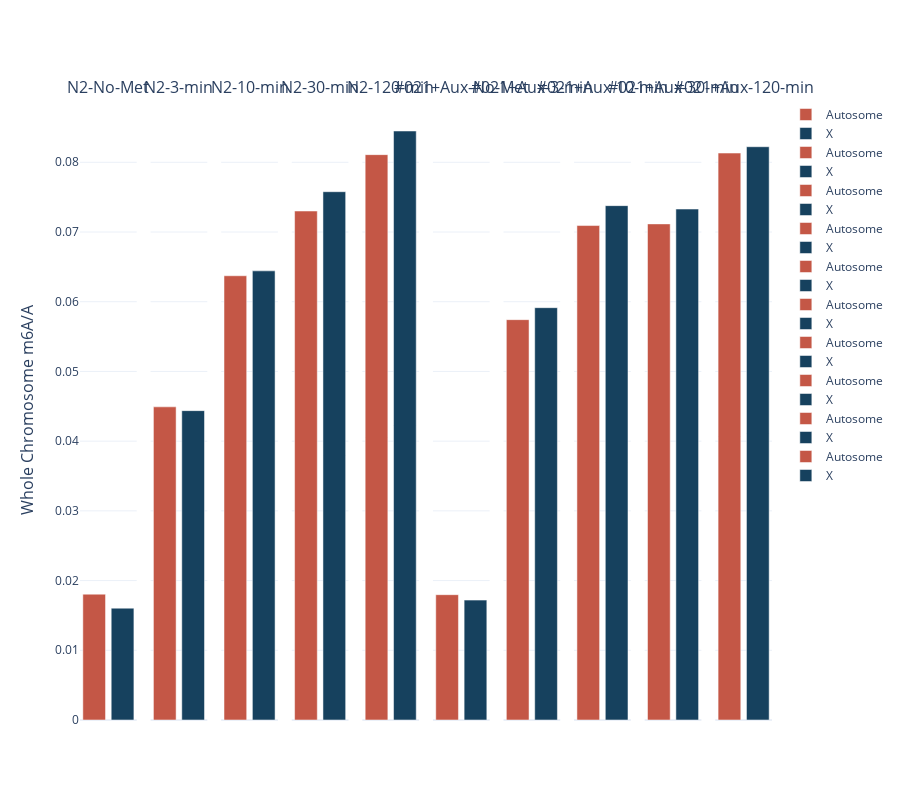

Write notebook code for a chart like this one.
### Code cell
# Plot the boxplot
marker_colors =["#c45746","#16415e"]

fig = make_subplots(rows=1, cols=len(conditions),
                y_title = "Whole Chromosome m6A/A",
                shared_yaxes=True,
                subplot_titles=(conditions))

for i in range(0,len(conditions)):
    tube_df = combined_regions.loc[combined_regions['condition']==conditions[i]]
    chr_type = "Autosome"
    df_plot=tube_df.loc[tube_df['chr_type']==chr_type]
    df_plot=tube_df.sample(frac=17/100,replace=False,random_state=1)
    m6A_frac_tube = [df_plot['total_m6A'].sum()/df_plot['total_bases'].sum()]
    print(m6A_frac_tube)
    trace0 = go.Bar(x=df_plot['condition']+" ", y=m6A_frac_tube,
                         name=chr_type, marker_color =marker_colors[0])

    chr_type = "X"
    df_plot=tube_df.loc[tube_df['chr_type']==chr_type]
    m6A_frac_tube = [df_plot['total_m6A'].sum()/df_plot['total_bases'].sum()]
    trace1 = go.Bar(x=df_plot['condition'], y=m6A_frac_tube,
                         name=chr_type, marker_color =marker_colors[1])

    fig.append_trace(trace0, row = 1, col = i+1)
    fig.append_trace(trace1, row = 1, col = i+1)
    
fig['layout'].update(height = 800)
fig.update_layout(template="plotly_white")
fig.update_xaxes(showticklabels=False)
#fig.update_yaxes(range=[0.7, 1.3])
    
#fig.update_layout(boxmode='group', xaxis_tickangle=0)
fig.show()

### Figure 1 — Plotly figure (JSON) as saved in the notebook; plotly's stock layout.template omitted (floating-point values rounded to 4 significant figures)
{"data": [{"marker": {"color": "#c45746"}, "name": "Autosome", "type": "bar", "x": ["N2-No-Met ", "N2-No-Met ", "N2-No-Met ", "N2-No-Met ", "N2-No-Met ", "N2-No-Met ", "N2-No-Met ", "N2-No-Met ", "N2-No-Met ", "N2-No-Met ", "N2-No-Met ", "N2-No-Met ", "N2-No-Met ", "N2-No-Met ", "N2-No-Met ", "N2-No-Met ", "N2-No-Met ", "N2-No-Met ", "N2-No-Met ", "N2-No-Met ", "N2-No-Met ", "N2-No-Met ", "N2-No-Met ", "N2-No-Met ", "N2-No-Met ", "N2-No-Met ", "N2-No-Met ", "N2-No-Met ", "N2-No-Met ", "N2-No-Met ", "N2-No-Met ", "N2-No-Met ", "N2-No-Met ", "N2-No-Met ", "N2-No-Met ", "N2-No-Met ", "N2-No-Met ", "N2-No-Met ", "N2-No-Met ", "N2-No-Met ", "N2-No-Met ", "N2-No-Met ", "N2-No-Met ", "N2-No-Met ", "N2-No-Met ", "N2-No-Met ", "N2-No-Met ", "N2-No-Met ", "N2-No-Met ", "N2-No-Met ", "N2-No-Met ", "N2-No-Met ", "N2-No-Met ", "N2-No-Met ", "N2-No-Met ", "N2-No-Met ", "N2-No-Met ", "N2-No-Met ", "N2-No-Met ", "N2-No-Met ", "N2-No-Met ", "N2-No-Met ", "N2-No-Met ", "N2-No-Met ", "N2-No-Met ", "N2-No-Met ", "N2-No-Met ", "N2-No-Met ", "N2-No-Met ", "N2-No-Met ", "N2-No-Met ", "N2-No-Met ", "N2-No-Met ", "N2-No-Met ", "N2-No-Met ", "N2-No-Met ", "N2-No-Met ", "N2-No-Met ", "N2-No-Met ", "N2-No-Met ", "N2-No-Met ", "N2-No-Met ", "N2-No-Met ", "N2-No-Met ", "N2-No-Met ", "N2-No-Met "], "xaxis": "x", "y": [0.01805], "yaxis": "y"}, {"marker": {"color": "#16415e"}, "name": "X", "type": "bar", "x": ["N2-No-Met", "N2-No-Met", "N2-No-Met", "N2-No-Met", "N2-No-Met", "N2-No-Met", "N2-No-Met", "N2-No-Met", "N2-No-Met", "N2-No-Met", "N2-No-Met", "N2-No-Met", "N2-No-Met", "N2-No-Met", "N2-No-Met", "N2-No-Met", "N2-No-Met", "N2-No-Met", "N2-No-Met", "N2-No-Met", "N2-No-Met", "N2-No-Met", "N2-No-Met", "N2-No-Met", "N2-No-Met", "N2-No-Met", "N2-No-Met", "N2-No-Met", "N2-No-Met", "N2-No-Met", "N2-No-Met", "N2-No-Met", "N2-No-Met", "N2-No-Met", "N2-No-Met", "N2-No-Met", "N2-No-Met", "N2-No-Met", "N2-No-Met", "N2-No-Met", "N2-No-Met", "N2-No-Met", "N2-No-Met", "N2-No-Met", "N2-No-Met", "N2-No-Met", "N2-No-Met", "N2-No-Met", "N2-No-Met", "N2-No-Met", "N2-No-Met", "N2-No-Met", "N2-No-Met", "N2-No-Met", "N2-No-Met", "N2-No-Met", "N2-No-Met", "N2-No-Met", "N2-No-Met", "N2-No-Met", "N2-No-Met", "N2-No-Met", "N2-No-Met", "N2-No-Met", "N2-No-Met", "N2-No-Met", "N2-No-Met", "N2-No-Met", "N2-No-Met", "N2-No-Met", "N2-No-Met", "N2-No-Met", "N2-No-Met", "N2-No-Met", "N2-No-Met", "N2-No-Met", "N2-No-Met", "N2-No-Met", "N2-No-Met", "N2-No-Met", "N2-No-Met", "N2-No-Met", "N2-No-Met", "N2-No-Met", "N2-No-Met", "N2-No-Met", "N2-No-Met", "N2-No-Met", "N2-No-Met"], "xaxis": "x", "y": [0.01604], "yaxis": "y"}, {"marker": {"color": "#c45746"}, "name": "Autosome", "type": "bar", "x": ["N2-3-min ", "N2-3-min ", "N2-3-min ", "N2-3-min ", "N2-3-min ", "N2-3-min ", "N2-3-min ", "N2-3-min ", "N2-3-min ", "N2-3-min ", "N2-3-min ", "N2-3-min ", "N2-3-min ", "N2-3-min ", "N2-3-min ", "N2-3-min ", "N2-3-min ", "N2-3-min ", "N2-3-min ", "N2-3-min ", "N2-3-min ", "N2-3-min ", "N2-3-min ", "N2-3-min ", "N2-3-min ", "N2-3-min ", "N2-3-min ", "N2-3-min ", "N2-3-min ", "N2-3-min ", "N2-3-min ", "N2-3-min ", "N2-3-min ", "N2-3-min ", "N2-3-min ", "N2-3-min ", "N2-3-min ", "N2-3-min ", "N2-3-min ", "N2-3-min ", "N2-3-min ", "N2-3-min ", "N2-3-min ", "N2-3-min ", "N2-3-min ", "N2-3-min ", "N2-3-min ", "N2-3-min ", "N2-3-min ", "N2-3-min ", "N2-3-min ", "N2-3-min ", "N2-3-min ", "N2-3-min ", "N2-3-min ", "N2-3-min ", "N2-3-min ", "N2-3-min ", "N2-3-min ", "N2-3-min ", "N2-3-min ", "N2-3-min ", "N2-3-min ", "N2-3-min ", "N2-3-min ", "N2-3-min ", "N2-3-min ", "N2-3-min ", "N2-3-min ", "N2-3-min ", "N2-3-min ", "N2-3-min ", "N2-3-min ", "N2-3-min ", "N2-3-min ", "N2-3-min ", "N2-3-min ", "N2-3-min ", "N2-3-min ", "N2-3-min ", "N2-3-min ", "N2-3-min ", "N2-3-min ", "N2-3-min ", "N2-3-min ", "N2-3-min "], "xaxis": "x2", "y": [0.04492], "yaxis": "y2"}, {"marker": {"color": "#16415e"}, "name": "X", "type": "bar", "x": ["N2-3-min", "N2-3-min", "N2-3-min", "N2-3-min", "N2-3-min", "N2-3-min", "N2-3-min", "N2-3-min", "N2-3-min", "N2-3-min", "N2-3-min", "N2-3-min", "N2-3-min", "N2-3-min", "N2-3-min", "N2-3-min", "N2-3-min", "N2-3-min", "N2-3-min", "N2-3-min", "N2-3-min", "N2-3-min", "N2-3-min", "N2-3-min", "N2-3-min", "N2-3-min", "N2-3-min", "N2-3-min", "N2-3-min", "N2-3-min", "N2-3-min", "N2-3-min", "N2-3-min", "N2-3-min", "N2-3-min", "N2-3-min", "N2-3-min", "N2-3-min", "N2-3-min", "N2-3-min", "N2-3-min", "N2-3-min", "N2-3-min", "N2-3-min", "N2-3-min", "N2-3-min", "N2-3-min", "N2-3-min", "N2-3-min", "N2-3-min", "N2-3-min", "N2-3-min", "N2-3-min", "N2-3-min", "N2-3-min", "N2-3-min", "N2-3-min", "N2-3-min", "N2-3-min", "N2-3-min", "N2-3-min", "N2-3-min", "N2-3-min", "N2-3-min", "N2-3-min", "N2-3-min", "N2-3-min", "N2-3-min", "N2-3-min", "N2-3-min", "N2-3-min", "N2-3-min", "N2-3-min", "N2-3-min", "N2-3-min", "N2-3-min", "N2-3-min", "N2-3-min", "N2-3-min", "N2-3-min", "N2-3-min", "N2-3-min", "N2-3-min", "N2-3-min", "N2-3-min", "N2-3-min", "N2-3-min", "N2-3-min", "N2-3-min"], "xaxis": "x2", "y": [0.04438], "yaxis": "y2"}, {"marker": {"color": "#c45746"}, "name": "Autosome", "type": "bar", "x": ["N2-10-min ", "N2-10-min ", "N2-10-min ", "N2-10-min ", "N2-10-min ", "N2-10-min ", "N2-10-min ", "N2-10-min ", "N2-10-min ", "N2-10-min ", "N2-10-min ", "N2-10-min ", "N2-10-min ", "N2-10-min ", "N2-10-min ", "N2-10-min ", "N2-10-min ", "N2-10-min ", "N2-10-min ", "N2-10-min ", "N2-10-min ", "N2-10-min ", "N2-10-min ", "N2-10-min ", "N2-10-min ", "N2-10-min ", "N2-10-min ", "N2-10-min ", "N2-10-min ", "N2-10-min ", "N2-10-min ", "N2-10-min ", "N2-10-min ", "N2-10-min ", "N2-10-min ", "N2-10-min ", "N2-10-min ", "N2-10-min ", "N2-10-min ", "N2-10-min ", "N2-10-min ", "N2-10-min ", "N2-10-min ", "N2-10-min ", "N2-10-min ", "N2-10-min ", "N2-10-min ", "N2-10-min ", "N2-10-min ", "N2-10-min ", "N2-10-min ", "N2-10-min ", "N2-10-min ", "N2-10-min ", "N2-10-min ", "N2-10-min ", "N2-10-min ", "N2-10-min ", "N2-10-min ", "N2-10-min ", "N2-10-min ", "N2-10-min ", "N2-10-min ", "N2-10-min ", "N2-10-min ", "N2-10-min ", "N2-10-min ", "N2-10-min ", "N2-10-min ", "N2-10-min ", "N2-10-min ", "N2-10-min ", "N2-10-min ", "N2-10-min ", "N2-10-min ", "N2-10-min ", "N2-10-min ", "N2-10-min ", "N2-10-min ", "N2-10-min ", "N2-10-min ", "N2-10-min ", "N2-10-min ", "N2-10-min ", "N2-10-min ", "N2-10-min "], "xaxis": "x3", "y": [0.06372], "yaxis": "y3"}, {"marker": {"color": "#16415e"}, "name": "X", "type": "bar", "x": ["N2-10-min", "N2-10-min", "N2-10-min", "N2-10-min", "N2-10-min", "N2-10-min", "N2-10-min", "N2-10-min", "N2-10-min", "N2-10-min", "N2-10-min", "N2-10-min", "N2-10-min", "N2-10-min", "N2-10-min", "N2-10-min", "N2-10-min", "N2-10-min", "N2-10-min", "N2-10-min", "N2-10-min", "N2-10-min", "N2-10-min", "N2-10-min", "N2-10-min", "N2-10-min", "N2-10-min", "N2-10-min", "N2-10-min", "N2-10-min", "N2-10-min", "N2-10-min", "N2-10-min", "N2-10-min", "N2-10-min", "N2-10-min", "N2-10-min", "N2-10-min", "N2-10-min", "N2-10-min", "N2-10-min", "N2-10-min", "N2-10-min", "N2-10-min", "N2-10-min", "N2-10-min", "N2-10-min", "N2-10-min", "N2-10-min", "N2-10-min", "N2-10-min", "N2-10-min", "N2-10-min", "N2-10-min", "N2-10-min", "N2-10-min", "N2-10-min", "N2-10-min", "N2-10-min", "N2-10-min", "N2-10-min", "N2-10-min", "N2-10-min", "N2-10-min", "N2-10-min", "N2-10-min", "N2-10-min", "N2-10-min", "N2-10-min", "N2-10-min", "N2-10-min", "N2-10-min", "N2-10-min", "N2-10-min", "N2-10-min", "N2-10-min", "N2-10-min", "N2-10-min", "N2-10-min", "N2-10-min", "N2-10-min", "N2-10-min", "N2-10-min", "N2-10-min", "N2-10-min", "N2-10-min", "N2-10-min", "N2-10-min", "N2-10-min"], "xaxis": "x3", "y": [0.06443], "yaxis": "y3"}, {"marker": {"color": "#c45746"}, "name": "Autosome", "type": "bar", "x": ["N2-30-min ", "N2-30-min ", "N2-30-min ", "N2-30-min ", "N2-30-min ", "N2-30-min ", "N2-30-min ", "N2-30-min ", "N2-30-min ", "N2-30-min ", "N2-30-min ", "N2-30-min ", "N2-30-min ", "N2-30-min ", "N2-30-min ", "N2-30-min ", "N2-30-min ", "N2-30-min ", "N2-30-min ", "N2-30-min ", "N2-30-min ", "N2-30-min ", "N2-30-min ", "N2-30-min ", "N2-30-min ", "N2-30-min ", "N2-30-min ", "N2-30-min ", "N2-30-min ", "N2-30-min ", "N2-30-min ", "N2-30-min ", "N2-30-min ", "N2-30-min ", "N2-30-min ", "N2-30-min ", "N2-30-min ", "N2-30-min ", "N2-30-min ", "N2-30-min ", "N2-30-min ", "N2-30-min ", "N2-30-min ", "N2-30-min ", "N2-30-min ", "N2-30-min ", "N2-30-min ", "N2-30-min ", "N2-30-min ", "N2-30-min ", "N2-30-min ", "N2-30-min ", "N2-30-min ", "N2-30-min ", "N2-30-min ", "N2-30-min ", "N2-30-min ", "N2-30-min ", "N2-30-min ", "N2-30-min ", "N2-30-min ", "N2-30-min ", "N2-30-min ", "N2-30-min ", "N2-30-min ", "N2-30-min ", "N2-30-min ", "N2-30-min ", "N2-30-min ", "N2-30-min ", "N2-30-min ", "N2-30-min ", "N2-30-min ", "N2-30-min ", "N2-30-min ", "N2-30-min ", "N2-30-min ", "N2-30-min ", "N2-30-min ", "N2-30-min ", "N2-30-min ", "N2-30-min ", "N2-30-min ", "N2-30-min ", "N2-30-min ", "N2-30-min "], "xaxis": "x4", "y": [0.07301], "yaxis": "y4"}, {"marker": {"color": "#16415e"}, "name": "X", "type": "bar", "x": ["N2-30-min", "N2-30-min", "N2-30-min", "N2-30-min", "N2-30-min", "N2-30-min", "N2-30-min", "N2-30-min", "N2-30-min", "N2-30-min", "N2-30-min", "N2-30-min", "N2-30-min", "N2-30-min", "N2-30-min", "N2-30-min", "N2-30-min", "N2-30-min", "N2-30-min", "N2-30-min", "N2-30-min", "N2-30-min", "N2-30-min", "N2-30-min", "N2-30-min", "N2-30-min", "N2-30-min", "N2-30-min", "N2-30-min", "N2-30-min", "N2-30-min", "N2-30-min", "N2-30-min", "N2-30-min", "N2-30-min", "N2-30-min", "N2-30-min", "N2-30-min", "N2-30-min", "N2-30-min", "N2-30-min", "N2-30-min", "N2-30-min", "N2-30-min", "N2-30-min", "N2-30-min", "N2-30-min", "N2-30-min", "N2-30-min", "N2-30-min", "N2-30-min", "N2-30-min", "N2-30-min", "N2-30-min", "N2-30-min", "N2-30-min", "N2-30-min", "N2-30-min", "N2-30-min", "N2-30-min", "N2-30-min", "N2-30-min", "N2-30-min", "N2-30-min", "N2-30-min", "N2-30-min", "N2-30-min", "N2-30-min", "N2-30-min", "N2-30-min", "N2-30-min", "N2-30-min", "N2-30-min", "N2-30-min", "N2-30-min", "N2-30-min", "N2-30-min", "N2-30-min", "N2-30-min", "N2-30-min", "N2-30-min", "N2-30-min", "N2-30-min", "N2-30-min", "N2-30-min", "N2-30-min", "N2-30-min", "N2-30-min", "N2-30-min"], "xaxis": "x4", "y": [0.07578], "yaxis": "y4"}, {"marker": {"color": "#c45746"}, "name": "Autosome", "type": "bar", "x": ["N2-120-min ", "N2-120-min ", "N2-120-min ", "N2-120-min ", "N2-120-min ", "N2-120-min ", "N2-120-min ", "N2-120-min ", "N2-120-min ", "N2-120-min ", "N2-120-min ", "N2-120-min ", "N2-120-min ", "N2-120-min ", "N2-120-min ", "N2-120-min ", "N2-120-min ", "N2-120-min ", "N2-120-min ", "N2-120-min ", "N2-120-min ", "N2-120-min ", "N2-120-min ", "N2-120-min ", "N2-120-min ", "N2-120-min ", "N2-120-min ", "N2-120-min ", "N2-120-min ", "N2-120-min ", "N2-120-min ", "N2-120-min ", "N2-120-min ", "N2-120-min ", "N2-120-min ", "N2-120-min ", "N2-120-min ", "N2-120-min ", "N2-120-min ", "N2-120-min ", "N2-120-min ", "N2-120-min ", "N2-120-min ", "N2-120-min ", "N2-120-min ", "N2-120-min ", "N2-120-min ", "N2-120-min ", "N2-120-min ", "N2-120-min ", "N2-120-min ", "N2-120-min ", "N2-120-min ", "N2-120-min ", "N2-120-min ", "N2-120-min ", "N2-120-min ", "N2-120-min ", "N2-120-min ", "N2-120-min ", "N2-120-min ", "N2-120-min ", "N2-120-min ", "N2-120-min ", "N2-120-min ", "N2-120-min ", "N2-120-min ", "N2-120-min ", "N2-120-min ", "N2-120-min ", "N2-120-min ", "N2-120-min ", "N2-120-min ", "N2-120-min ", "N2-120-min ", "N2-120-min ", "N2-120-min ", "N2-120-min ", "N2-120-min ", "N2-120-min ", "N2-120-min ", "N2-120-min ", "N2-120-min ", "N2-120-min ", "N2-120-min ", "N2-120-min "], "xaxis": "x5", "y": [0.0811], "yaxis": "y5"}, {"marker": {"color": "#16415e"}, "name": "X", "type": "bar", "x": ["N2-120-min", "N2-120-min", "N2-120-min", "N2-120-min", "N2-120-min", "N2-120-min", "N2-120-min", "N2-120-min", "N2-120-min", "N2-120-min", "N2-120-min", "N2-120-min", "N2-120-min", "N2-120-min", "N2-120-min", "N2-120-min", "N2-120-min", "N2-120-min", "N2-120-min", "N2-120-min", "N2-120-min", "N2-120-min", "N2-120-min", "N2-120-min", "N2-120-min", "N2-120-min", "N2-120-min", "N2-120-min", "N2-120-min", "N2-120-min", "N2-120-min", "N2-120-min", "N2-120-min", "N2-120-min", "N2-120-min", "N2-120-min", "N2-120-min", "N2-120-min", "N2-120-min", "N2-120-min", "N2-120-min", "N2-120-min", "N2-120-min", "N2-120-min", "N2-120-min", "N2-120-min", "N2-120-min", "N2-120-min", "N2-120-min", "N2-120-min", "N2-120-min", "N2-120-min", "N2-120-min", "N2-120-min", "N2-120-min", "N2-120-min", "N2-120-min", "N2-120-min", "N2-120-min", "N2-120-min", "N2-120-min", "N2-120-min", "N2-120-min", "N2-120-min", "N2-120-min", "N2-120-min", "N2-120-min", "N2-120-min", "N2-120-min", "N2-120-min", "N2-120-min", "N2-120-min", "N2-120-min", "N2-120-min", "N2-120-min", "N2-120-min", "N2-120-min", "N2-120-min", "N2-120-min", "N2-120-min", "N2-120-min", "N2-120-min", "N2-120-min", "N2-120-min", "N2-120-min", "N2-120-min", "N2-120-min", "N2-120-min", "N2-120-min"], "xaxis": "x5", "y": [0.08449], "yaxis": "y5"}, {"marker": {"color": "#c45746"}, "name": "Autosome", "type": "bar", "x": ["#021+Aux-No-Met ", "#021+Aux-No-Met ", "#021+Aux-No-Met ", "#021+Aux-No-Met ", "#021+Aux-No-Met ", "#021+Aux-No-Met ", "#021+Aux-No-Met ", "#021+Aux-No-Met ", "#021+Aux-No-Met ", "#021+Aux-No-Met ", "#021+Aux-No-Met ", "#021+Aux-No-Met ", "#021+Aux-No-Met ", "#021+Aux-No-Met ", "#021+Aux-No-Met ", "#021+Aux-No-Met ", "#021+Aux-No-Met ", "#021+Aux-No-Met ", "#021+Aux-No-Met ", "#021+Aux-No-Met ", "#021+Aux-No-Met ", "#021+Aux-No-Met ", "#021+Aux-No-Met ", "#021+Aux-No-Met ", "#021+Aux-No-Met ", "#021+Aux-No-Met ", "#021+Aux-No-Met ", "#021+Aux-No-Met ", "#021+Aux-No-Met ", "#021+Aux-No-Met ", "#021+Aux-No-Met ", "#021+Aux-No-Met ", "#021+Aux-No-Met ", "#021+Aux-No-Met ", "#021+Aux-No-Met ", "#021+Aux-No-Met ", "#021+Aux-No-Met ", "#021+Aux-No-Met ", "#021+Aux-No-Met ", "#021+Aux-No-Met ", "#021+Aux-No-Met ", "#021+Aux-No-Met ", "#021+Aux-No-Met ", "#021+Aux-No-Met ", "#021+Aux-No-Met ", "#021+Aux-No-Met ", "#021+Aux-No-Met ", "#021+Aux-No-Met ", "#021+Aux-No-Met ", "#021+Aux-No-Met ", "#021+Aux-No-Met ", "#021+Aux-No-Met ", "#021+Aux-No-Met ", "#021+Aux-No-Met ", "#021+Aux-No-Met ", "#021+Aux-No-Met ", "#021+Aux-No-Met ", "#021+Aux-No-Met ", "#021+Aux-No-Met ", "#021+Aux-No-Met ", "#021+Aux-No-Met ", "#021+Aux-No-Met ", "#021+Aux-No-Met ", "#021+Aux-No-Met ", "#021+Aux-No-Met ", "#021+Aux-No-Met ", "#021+Aux-No-Met ", "#021+Aux-No-Met ", "#021+Aux-No-Met ", "#021+Aux-No-Met ", "#021+Aux-No-Met ", "#021+Aux-No-Met ", "#021+Aux-No-Met ", "#021+Aux-No-Met ", "#021+Aux-No-Met ", "#021+Aux-No-Met ", "#021+Aux-No-Met ", "#021+Aux-No-Met ", "#021+Aux-No-Met ", "#021+Aux-No-Met ", "#021+Aux-No-Met ", "#021+Aux-No-Met ", "#021+Aux-No-Met ", "#021+Aux-No-Met ", "#021+Aux-No-Met ", "#021+Aux-No-Met "], "xaxis": "x6", "y": [0.01798], "yaxis": "y6"}, {"marker": {"color": "#16415e"}, "name": "X", "type": "bar", "x": ["#021+Aux-No-Met", "#021+Aux-No-Met", "#021+Aux-No-Met", "#021+Aux-No-Met", "#021+Aux-No-Met", "#021+Aux-No-Met", "#021+Aux-No-Met", "#021+Aux-No-Met", "#021+Aux-No-Met", "#021+Aux-No-Met", "#021+Aux-No-Met", "#021+Aux-No-Met", "#021+Aux-No-Met", "#021+Aux-No-Met", "#021+Aux-No-Met", "#021+Aux-No-Met", "#021+Aux-No-Met", "#021+Aux-No-Met", "#021+Aux-No-Met", "#021+Aux-No-Met", "#021+Aux-No-Met", "#021+Aux-No-Met", "#021+Aux-No-Met", "#021+Aux-No-Met", "#021+Aux-No-Met", "#021+Aux-No-Met", "#021+Aux-No-Met", "#021+Aux-No-Met", "#021+Aux-No-Met", "#021+Aux-No-Met", "#021+Aux-No-Met", "#021+Aux-No-Met", "#021+Aux-No-Met", "#021+Aux-No-Met", "#021+Aux-No-Met", "#021+Aux-No-Met", "#021+Aux-No-Met", "#021+Aux-No-Met", "#021+Aux-No-Met", "#021+Aux-No-Met", "#021+Aux-No-Met", "#021+Aux-No-Met", "#021+Aux-No-Met", "#021+Aux-No-Met", "#021+Aux-No-Met", "#021+Aux-No-Met", "#021+Aux-No-Met", "#021+Aux-No-Met", "#021+Aux-No-Met", "#021+Aux-No-Met", "#021+Aux-No-Met", "#021+Aux-No-Met", "#021+Aux-No-Met", "#021+Aux-No-Met", "#021+Aux-No-Met", "#021+Aux-No-Met", "#021+Aux-No-Met", "#021+Aux-No-Met", "#021+Aux-No-Met", "#021+Aux-No-Met", "#021+Aux-No-Met", "#021+Aux-No-Met", "#021+Aux-No-Met", "#021+Aux-No-Met", "#021+Aux-No-Met", "#021+Aux-No-Met", "#021+Aux-No-Met", "#021+Aux-No-Met", "#021+Aux-No-Met", "#021+Aux-No-Met", "#021+Aux-No-Met", "#021+Aux-No-Met", "#021+Aux-No-Met", "#021+Aux-No-Met", "#021+Aux-No-Met", "#021+Aux-No-Met", "#021+Aux-No-Met", "#021+Aux-No-Met", "#021+Aux-No-Met", "#021+Aux-No-Met", "#021+Aux-No-Met", "#021+Aux-No-Met", "#021+Aux-No-Met", "#021+Aux-No-Met", "#021+Aux-No-Met", "#021+Aux-No-Met", "#021+Aux-No-Met", "#021+Aux-No-Met", "#021+Aux-No-Met"], "xaxis": "x6", "y": [0.0172], "yaxis": "y6"}, {"marker": {"color": "#c45746"}, "name": "Autosome", "type": "bar", "x": ["#021+Aux-3-min ", "#021+Aux-3-min ", "#021+Aux-3-min ", "#021+Aux-3-min ", "#021+Aux-3-min ", "#021+Aux-3-min ", "#021+Aux-3-min ", "#021+Aux-3-min ", "#021+Aux-3-min ", "#021+Aux-3-min ", "#021+Aux-3-min ", "#021+Aux-3-min ", "#021+Aux-3-min ", "#021+Aux-3-min ", "#021+Aux-3-min ", "#021+Aux-3-min ", "#021+Aux-3-min ", "#021+Aux-3-min ", "#021+Aux-3-min ", "#021+Aux-3-min ", "#021+Aux-3-min ", "#021+Aux-3-min ", "#021+Aux-3-min ", "#021+Aux-3-min ", "#021+Aux-3-min ", "#021+Aux-3-min ", "#021+Aux-3-min ", "#021+Aux-3-min ", "#021+Aux-3-min ", "#021+Aux-3-min ", "#021+Aux-3-min ", "#021+Aux-3-min ", "#021+Aux-3-min ", "#021+Aux-3-min ", "#021+Aux-3-min ", "#021+Aux-3-min ", "#021+Aux-3-min ", "#021+Aux-3-min ", "#021+Aux-3-min ", "#021+Aux-3-min ", "#021+Aux-3-min ", "#021+Aux-3-min ", "#021+Aux-3-min ", "#021+Aux-3-min ", "#021+Aux-3-min ", "#021+Aux-3-min ", "#021+Aux-3-min ", "#021+Aux-3-min ", "#021+Aux-3-min ", "#021+Aux-3-min ", "#021+Aux-3-min ", "#021+Aux-3-min ", "#021+Aux-3-min ", "#021+Aux-3-min ", "#021+Aux-3-min ", "#021+Aux-3-min ", "#021+Aux-3-min ", "#021+Aux-3-min ", "#021+Aux-3-min ", "#021+Aux-3-min ", "#021+Aux-3-min ", "#021+Aux-3-min ", "#021+Aux-3-min ", "#021+Aux-3-min ", "#021+Aux-3-min ", "#021+Aux-3-min ", "#021+Aux-3-min ", "#021+Aux-3-min ", "#021+Aux-3-min ", "#021+Aux-3-min ", "#021+Aux-3-min ", "#021+Aux-3-min ", "#021+Aux-3-min ", "#021+Aux-3-min ", "#021+Aux-3-min ", "#021+Aux-3-min ", "#021+Aux-3-min ", "#021+Aux-3-min ", "#021+Aux-3-min ", "#021+Aux-3-min ", "#021+Aux-3-min ", "#021+Aux-3-min ", "#021+Aux-3-min ", "#021+Aux-3-min ", "#021+Aux-3-min ", "#021+Aux-3-min "], "xaxis": "x7", "y": [0.05743], "yaxis": "y7"}, {"marker": {"color": "#16415e"}, "name": "X", "type": "bar", "x": ["#021+Aux-3-min", "#021+Aux-3-min", "#021+Aux-3-min", "#021+Aux-3-min", "#021+Aux-3-min", "#021+Aux-3-min", "#021+Aux-3-min", "#021+Aux-3-min", "#021+Aux-3-min", "#021+Aux-3-min", "#021+Aux-3-min", "#021+Aux-3-min", "#021+Aux-3-min", "#021+Aux-3-min", "#021+Aux-3-min", "#021+Aux-3-min", "#021+Aux-3-min", "#021+Aux-3-min", "#021+Aux-3-min", "#021+Aux-3-min", "#021+Aux-3-min", "#021+Aux-3-min", "#021+Aux-3-min", "#021+Aux-3-min", "#021+Aux-3-min", "#021+Aux-3-min", "#021+Aux-3-min", "#021+Aux-3-min", "#021+Aux-3-min", "#021+Aux-3-min", "#021+Aux-3-min", "#021+Aux-3-min", "#021+Aux-3-min", "#021+Aux-3-min", "#021+Aux-3-min", "#021+Aux-3-min", "#021+Aux-3-min", "#021+Aux-3-min", "#021+Aux-3-min", "#021+Aux-3-min", "#021+Aux-3-min", "#021+Aux-3-min", "#021+Aux-3-min", "#021+Aux-3-min", "#021+Aux-3-min", "#021+Aux-3-min", "#021+Aux-3-min", "#021+Aux-3-min", "#021+Aux-3-min", "#021+Aux-3-min", "#021+Aux-3-min", "#021+Aux-3-min", "#021+Aux-3-min", "#021+Aux-3-min", "#021+Aux-3-min", "#021+Aux-3-min", "#021+Aux-3-min", "#021+Aux-3-min", "#021+Aux-3-min", "#021+Aux-3-min", "#021+Aux-3-min", "#021+Aux-3-min", "#021+Aux-3-min", "#021+Aux-3-min", "#021+Aux-3-min", "#021+Aux-3-min", "#021+Aux-3-min", "#021+Aux-3-min", "#021+Aux-3-min", "#021+Aux-3-min", "#021+Aux-3-min", "#021+Aux-3-min", "#021+Aux-3-min", "#021+Aux-3-min", "#021+Aux-3-min", "#021+Aux-3-min", "#021+Aux-3-min", "#021+Aux-3-min", "#021+Aux-3-min", "#021+Aux-3-min", "#021+Aux-3-min", "#021+Aux-3-min", "#021+Aux-3-min", "#021+Aux-3-min", "#021+Aux-3-min", "#021+Aux-3-min", "#021+Aux-3-min", "#021+Aux-3-min", "#021+Aux-3-min"], "xaxis": "x7", "y": [0.05914], "yaxis": "y7"}, {"marker": {"color": "#c45746"}, "name": "Autosome", "type": "bar", "x": ["#021+Aux-10-min ", "#021+Aux-10-min ", "#021+Aux-10-min ", "#021+Aux-10-min ", "#021+Aux-10-min ", "#021+Aux-10-min ", "#021+Aux-10-min ", "#021+Aux-10-min ", "#021+Aux-10-min ", "#021+Aux-10-min ", "#021+Aux-10-min ", "#021+Aux-10-min ", "#021+Aux-10-min ", "#021+Aux-10-min ", "#021+Aux-10-min ", "#021+Aux-10-min ", "#021+Aux-10-min ", "#021+Aux-10-min ", "#021+Aux-10-min ", "#021+Aux-10-min ", "#021+Aux-10-min ", "#021+Aux-10-min ", "#021+Aux-10-min ", "#021+Aux-10-min ", "#021+Aux-10-min ", "#021+Aux-10-min ", "#021+Aux-10-min ", "#021+Aux-10-min ", "#021+Aux-10-min ", "#021+Aux-10-min ", "#021+Aux-10-min ", "#021+Aux-10-min ", "#021+Aux-10-min ", "#021+Aux-10-min ", "#021+Aux-10-min ", "#021+Aux-10-min ", "#021+Aux-10-min ", "#021+Aux-10-min ", "#021+Aux-10-min ", "#021+Aux-10-min ", "#021+Aux-10-min ", "#021+Aux-10-min ", "#021+Aux-10-min ", "#021+Aux-10-min ", "#021+Aux-10-min ", "#021+Aux-10-min ", "#021+Aux-10-min ", "#021+Aux-10-min ", "#021+Aux-10-min ", "#021+Aux-10-min ", "#021+Aux-10-min ", "#021+Aux-10-min ", "#021+Aux-10-min ", "#021+Aux-10-min ", "#021+Aux-10-min ", "#021+Aux-10-min ", "#021+Aux-10-min ", "#021+Aux-10-min ", "#021+Aux-10-min ", "#021+Aux-10-min ", "#021+Aux-10-min ", "#021+Aux-10-min ", "#021+Aux-10-min ", "#021+Aux-10-min ", "#021+Aux-10-min ", "#021+Aux-10-min ", "#021+Aux-10-min ", "#021+Aux-10-min ", "#021+Aux-10-min ", "#021+Aux-10-min ", "#021+Aux-10-min ", "#021+Aux-10-min ", "#021+Aux-10-min ", "#021+Aux-10-min ", "#021+Aux-10-min ", "#021+Aux-10-min ", "#021+Aux-10-min ", "#021+Aux-10-min ", "#021+Aux-10-min ", "#021+Aux-10-min ", "#021+Aux-10-min ", "#021+Aux-10-min ", "#021+Aux-10-min ", "#021+Aux-10-min ", "#021+Aux-10-min ", "#021+Aux-10-min "], "xaxis": "x8", "y": [0.07093], "yaxis": "y8"}, {"marker": {"color": "#16415e"}, "name": "X", "type": "bar", "x": ["#021+Aux-10-min", "#021+Aux-10-min", "#021+Aux-10-min", "#021+Aux-10-min", "#021+Aux-10-min", "#021+Aux-10-min", "#021+Aux-10-min", "#021+Aux-10-min", "#021+Aux-10-min", "#021+Aux-10-min", "#021+Aux-10-min", "#021+Aux-10-min", "#021+Aux-10-min", "#021+Aux-10-min", "#021+Aux-10-min", "#021+Aux-10-min", "#021+Aux-10-min", "#021+Aux-10-min", "#021+Aux-10-min", "#021+Aux-10-min", "#021+Aux-10-min", "#021+Aux-10-min", "#021+Aux-10-min", "#021+Aux-10-min", "#021+Aux-10-min", "#021+Aux-10-min", "#021+Aux-10-min", "#021+Aux-10-min", "#021+Aux-10-min", "#021+Aux-10-min", "#021+Aux-10-min", "#021+Aux-10-min", "#021+Aux-10-min", "#021+Aux-10-min", "#021+Aux-10-min", "#021+Aux-10-min", "#021+Aux-10-min", "#021+Aux-10-min", "#021+Aux-10-min", "#021+Aux-10-min", "#021+Aux-10-min", "#021+Aux-10-min", "#021+Aux-10-min", "#021+Aux-10-min", "#021+Aux-10-min", "#021+Aux-10-min", "#021+Aux-10-min", "#021+Aux-10-min", "#021+Aux-10-min", "#021+Aux-10-min", "#021+Aux-10-min", "#021+Aux-10-min", "#021+Aux-10-min", "#021+Aux-10-min", "#021+Aux-10-min", "#021+Aux-10-min", "#021+Aux-10-min", "#021+Aux-10-min", "#021+Aux-10-min", "#021+Aux-10-min", "#021+Aux-10-min", "#021+Aux-10-min", "#021+Aux-10-min", "#021+Aux-10-min", "#021+Aux-10-min", "#021+Aux-10-min", "#021+Aux-10-min", "#021+Aux-10-min", "#021+Aux-10-min", "#021+Aux-10-min", "#021+Aux-10-min", "#021+Aux-10-min", "#021+Aux-10-min", "#021+Aux-10-min", "#021+Aux-10-min", "#021+Aux-10-min", "#021+Aux-10-min", "#021+Aux-10-min", "#021+Aux-10-min", "#021+Aux-10-min", "#021+Aux-10-min", "#021+Aux-10-min", "#021+Aux-10-min", "#021+Aux-10-min", "#021+Aux-10-min", "#021+Aux-10-min", "#021+Aux-10-min", "#021+Aux-10-min", "#021+Aux-10-min"], "xaxis": "x8", "y": [0.07378], "yaxis": "y8"}, {"marker": {"color": "#c45746"}, "name": "Autosome", "type": "bar", "x": ["#021+Aux-30-min ", "#021+Aux-30-min ", "#021+Aux-30-min ", "#021+Aux-30-min ", "#021+Aux-30-min ", "#021+Aux-30-min ", "#021+Aux-30-min ", "#021+Aux-30-min ", "#021+Aux-30-min ", "#021+Aux-30-min ", "#021+Aux-30-min ", "#021+Aux-30-min ", "#021+Aux-30-min ", "#021+Aux-30-min ", "#021+Aux-30-min ", "#021+Aux-30-min ", "#021+Aux-30-min ", "#021+Aux-30-min ", "#021+Aux-30-min ", "#021+Aux-30-min ", "#021+Aux-30-min ", "#021+Aux-30-min ", "#021+Aux-30-min ", "#021+Aux-30-min ", "#021+Aux-30-min ", "#021+Aux-30-min ", "#021+Aux-30-min ", "#021+Aux-30-min ", "#021+Aux-30-min ", "#021+Aux-30-min ", "#021+Aux-30-min ", "#021+Aux-30-min ", "#021+Aux-30-min ", "#021+Aux-30-min ", "#021+Aux-30-min ", "#021+Aux-30-min ", "#021+Aux-30-min ", "#021+Aux-30-min ", "#021+Aux-30-min ", "#021+Aux-30-min ", "#021+Aux-30-min ", "#021+Aux-30-min ", "#021+Aux-30-min ", "#021+Aux-30-min ", "#021+Aux-30-min ", "#021+Aux-30-min ", "#021+Aux-30-min ", "#021+Aux-30-min ", "#021+Aux-30-min ", "#021+Aux-30-min ", "#021+Aux-30-min ", "#021+Aux-30-min ", "#021+Aux-30-min ", "#021+Aux-30-min ", "#021+Aux-30-min ", "#021+Aux-30-min ", "#021+Aux-30-min ", "#021+Aux-30-min ", "#021+Aux-30-min ", "#021+Aux-30-min ", "#021+Aux-30-min ", "#021+Aux-30-min ", "#021+Aux-30-min ", "#021+Aux-30-min ", "#021+Aux-30-min ", "#021+Aux-30-min ", "#021+Aux-30-min ", "#021+Aux-30-min ", "#021+Aux-30-min ", "#021+Aux-30-min ", "#021+Aux-30-min ", "#021+Aux-30-min ", "#021+Aux-30-min ", "#021+Aux-30-min ", "#021+Aux-30-min ", "#021+Aux-30-min ", "#021+Aux-30-min ", "#021+Aux-30-min ", "#021+Aux-30-min ", "#021+Aux-30-min ", "#021+Aux-30-min ", "#021+Aux-30-min ", "#021+Aux-30-min ", "#021+Aux-30-min ", "#021+Aux-30-min ", "#021+Aux-30-min "], "xaxis": "x9", "y": [0.07116], "yaxis": "y9"}, {"marker": {"color": "#16415e"}, "name": "X", "type": "bar", "x": ["#021+Aux-30-min", "#021+Aux-30-min", "#021+Aux-30-min", "#021+Aux-30-min", "#021+Aux-30-min", "#021+Aux-30-min", "#021+Aux-30-min", "#021+Aux-30-min", "#021+Aux-30-min", "#021+Aux-30-min", "#021+Aux-30-min", "#021+Aux-30-min", "#021+Aux-30-min", "#021+Aux-30-min", "#021+Aux-30-min", "#021+Aux-30-min", "#021+Aux-30-min", "#021+Aux-30-min", "#021+Aux-30-min", "#021+Aux-30-min", "#021+Aux-30-min", "#021+Aux-30-min", "#021+Aux-30-min", "#021+Aux-30-min", "#021+Aux-30-min", "#021+Aux-30-min", "#021+Aux-30-min", "#021+Aux-30-min", "#021+Aux-30-min", "#021+Aux-30-min", "#021+Aux-30-min", "#021+Aux-30-min", "#021+Aux-30-min", "#021+Aux-30-min", "#021+Aux-30-min", "#021+Aux-30-min", "#021+Aux-30-min", "#021+Aux-30-min", "#021+Aux-30-min", "#021+Aux-30-min", "#021+Aux-30-min", "#021+Aux-30-min", "#021+Aux-30-min", "#021+Aux-30-min", "#021+Aux-30-min", "#021+Aux-30-min", "#021+Aux-30-min", "#021+Aux-30-min", "#021+Aux-30-min", "#021+Aux-30-min", "#021+Aux-30-min", "#021+Aux-30-min", "#021+Aux-30-min", "#021+Aux-30-min", "#021+Aux-30-min", "#021+Aux-30-min", "#021+Aux-30-min", "#021+Aux-30-min", "#021+Aux-30-min", "#021+Aux-30-min", "#021+Aux-30-min", "#021+Aux-30-min", "#021+Aux-30-min", "#021+Aux-30-min", "#021+Aux-30-min", "#021+Aux-30-min", "#021+Aux-30-min", "#021+Aux-30-min", "#021+Aux-30-min", "#021+Aux-30-min", "#021+Aux-30-min", "#021+Aux-30-min", "#021+Aux-30-min", "#021+Aux-30-min", "#021+Aux-30-min", "#021+Aux-30-min", "#021+Aux-30-min", "#021+Aux-30-min", "#021+Aux-30-min", "#021+Aux-30-min", "#021+Aux-30-min", "#021+Aux-30-min", "#021+Aux-30-min", "#021+Aux-30-min", "#021+Aux-30-min", "#021+Aux-30-min", "#021+Aux-30-min", "#021+Aux-30-min", "#021+Aux-30-min"], "xaxis": "x9", "y": [0.07329], "yaxis": "y9"}, {"marker": {"color": "#c45746"}, "name": "Autosome", "type": "bar", "x": ["#021+Aux-120-min ", "#021+Aux-120-min ", "#021+Aux-120-min ", "#021+Aux-120-min ", "#021+Aux-120-min ", "#021+Aux-120-min ", "#021+Aux-120-min ", "#021+Aux-120-min ", "#021+Aux-120-min ", "#021+Aux-120-min ", "#021+Aux-120-min ", "#021+Aux-120-min ", "#021+Aux-120-min ", "#021+Aux-120-min ", "#021+Aux-120-min ", "#021+Aux-120-min ", "#021+Aux-120-min ", "#021+Aux-120-min ", "#021+Aux-120-min ", "#021+Aux-120-min ", "#021+Aux-120-min ", "#021+Aux-120-min ", "#021+Aux-120-min ", "#021+Aux-120-min ", "#021+Aux-120-min ", "#021+Aux-120-min ", "#021+Aux-120-min ", "#021+Aux-120-min ", "#021+Aux-120-min ", "#021+Aux-120-min ", "#021+Aux-120-min ", "#021+Aux-120-min ", "#021+Aux-120-min ", "#021+Aux-120-min ", "#021+Aux-120-min ", "#021+Aux-120-min ", "#021+Aux-120-min ", "#021+Aux-120-min ", "#021+Aux-120-min ", "#021+Aux-120-min ", "#021+Aux-120-min ", "#021+Aux-120-min ", "#021+Aux-120-min ", "#021+Aux-120-min ", "#021+Aux-120-min ", "#021+Aux-120-min ", "#021+Aux-120-min ", "#021+Aux-120-min ", "#021+Aux-120-min ", "#021+Aux-120-min ", "#021+Aux-120-min ", "#021+Aux-120-min ", "#021+Aux-120-min ", "#021+Aux-120-min ", "#021+Aux-120-min ", "#021+Aux-120-min ", "#021+Aux-120-min ", "#021+Aux-120-min ", "#021+Aux-120-min ", "#021+Aux-120-min ", "#021+Aux-120-min ", "#021+Aux-120-min ", "#021+Aux-120-min ", "#021+Aux-120-min ", "#021+Aux-120-min ", "#021+Aux-120-min ", "#021+Aux-120-min ", "#021+Aux-120-min ", "#021+Aux-120-min ", "#021+Aux-120-min ", "#021+Aux-120-min ", "#021+Aux-120-min ", "#021+Aux-120-min ", "#021+Aux-120-min ", "#021+Aux-120-min ", "#021+Aux-120-min ", "#021+Aux-120-min ", "#021+Aux-120-min ", "#021+Aux-120-min ", "#021+Aux-120-min ", "#021+Aux-120-min ", "#021+Aux-120-min ", "#021+Aux-120-min ", "#021+Aux-120-min ", "#021+Aux-120-min ", "#021+Aux-120-min "], "xaxis": "x10", "y": [0.08132], "yaxis": "y10"}, {"marker": {"color": "#16415e"}, "name": "X", "type": "bar", "x": ["#021+Aux-120-min", "#021+Aux-120-min", "#021+Aux-120-min", "#021+Aux-120-min", "#021+Aux-120-min", "#021+Aux-120-min", "#021+Aux-120-min", "#021+Aux-120-min", "#021+Aux-120-min", "#021+Aux-120-min", "#021+Aux-120-min", "#021+Aux-120-min", "#021+Aux-120-min", "#021+Aux-120-min", "#021+Aux-120-min", "#021+Aux-120-min", "#021+Aux-120-min", "#021+Aux-120-min", "#021+Aux-120-min", "#021+Aux-120-min", "#021+Aux-120-min", "#021+Aux-120-min", "#021+Aux-120-min", "#021+Aux-120-min", "#021+Aux-120-min", "#021+Aux-120-min", "#021+Aux-120-min", "#021+Aux-120-min", "#021+Aux-120-min", "#021+Aux-120-min", "#021+Aux-120-min", "#021+Aux-120-min", "#021+Aux-120-min", "#021+Aux-120-min", "#021+Aux-120-min", "#021+Aux-120-min", "#021+Aux-120-min", "#021+Aux-120-min", "#021+Aux-120-min", "#021+Aux-120-min", "#021+Aux-120-min", "#021+Aux-120-min", "#021+Aux-120-min", "#021+Aux-120-min", "#021+Aux-120-min", "#021+Aux-120-min", "#021+Aux-120-min", "#021+Aux-120-min", "#021+Aux-120-min", "#021+Aux-120-min", "#021+Aux-120-min", "#021+Aux-120-min", "#021+Aux-120-min", "#021+Aux-120-min", "#021+Aux-120-min", "#021+Aux-120-min", "#021+Aux-120-min", "#021+Aux-120-min", "#021+Aux-120-min", "#021+Aux-120-min", "#021+Aux-120-min", "#021+Aux-120-min", "#021+Aux-120-min", "#021+Aux-120-min", "#021+Aux-120-min", "#021+Aux-120-min", "#021+Aux-120-min", "#021+Aux-120-min", "#021+Aux-120-min", "#021+Aux-120-min", "#021+Aux-120-min", "#021+Aux-120-min", "#021+Aux-120-min", "#021+Aux-120-min", "#021+Aux-120-min", "#021+Aux-120-min", "#021+Aux-120-min", "#021+Aux-120-min", "#021+Aux-120-min", "#021+Aux-120-min", "#021+Aux-120-min", "#021+Aux-120-min", "#021+Aux-120-min", "#021+Aux-120-min", "#021+Aux-120-min", "#021+Aux-120-min", "#021+Aux-120-min", "#021+Aux-120-min", "#021+Aux-120-min"], "xaxis": "x10", "y": [0.08223], "yaxis": "y10"}], "layout": {"annotations": [{"font": {"size": 16}, "showarrow": false, "text": "N2-No-Met", "x": 0.041, "xanchor": "center", "xref": "paper", "y": 1, "yanchor": "bottom", "yref": "paper"}, {"font": {"size": 16}, "showarrow": false, "text": "N2-3-min", "x": 0.143, "xanchor": "center", "xref": "paper", "y": 1, "yanchor": "bottom", "yref": "paper"}, {"font": {"size": 16}, "showarrow": false, "text": "N2-10-min", "x": 0.245, "xanchor": "center", "xref": "paper", "y": 1, "yanchor": "bottom", "yref": "paper"}, {"font": {"size": 16}, "showarrow": false, "text": "N2-30-min", "x": 0.347, "xanchor": "center", "xref": "paper", "y": 1, "yanchor": "bottom", "yref": "paper"}, {"font": {"size": 16}, "showarrow": false, "text": "N2-120-min", "x": 0.449, "xanchor": "center", "xref": "paper", "y": 1, "yanchor": "bottom", "yref": "paper"}, {"font": {"size": 16}, "showarrow": false, "text": "#021+Aux-No-Met", "x": 0.551, "xanchor": "center", "xref": "paper", "y": 1, "yanchor": "bottom", "yref": "paper"}, {"font": {"size": 16}, "showarrow": false, "text": "#021+Aux-3-min", "x": 0.653, "xanchor": "center", "xref": "paper", "y": 1, "yanchor": "bottom", "yref": "paper"}, {"font": {"size": 16}, "showarrow": false, "text": "#021+Aux-10-min", "x": 0.755, "xanchor": "center", "xref": "paper", "y": 1, "yanchor": "bottom", "yref": "paper"}, {"font": {"size": 16}, "showarrow": false, "text": "#021+Aux-30-min", "x": 0.857, "xanchor": "center", "xref": "paper", "y": 1, "yanchor": "bottom", "yref": "paper"}, {"font": {"size": 16}, "showarrow": false, "text": "#021+Aux-120-min", "x": 0.959, "xanchor": "center", "xref": "paper", "y": 1, "yanchor": "bottom", "yref": "paper"}, {"font": {"size": 16}, "showarrow": false, "text": "Whole Chromosome m6A/A", "textangle": -90, "x": 0, "xanchor": "right", "xref": "paper", "xshift": -40, "y": 0.5, "yanchor": "middle", "yref": "paper"}], "height": 800, "xaxis": {"anchor": "y", "domain": [0, 0.082], "showticklabels": false}, "xaxis10": {"anchor": "y10", "domain": [0.918, 1.0], "showticklabels": false}, "xaxis2": {"anchor": "y2", "domain": [0.102, 0.184], "showticklabels": false}, "xaxis3": {"anchor": "y3", "domain": [0.204, 0.286], "showticklabels": false}, "xaxis4": {"anchor": "y4", "domain": [0.306, 0.388], "showticklabels": false}, "xaxis5": {"anchor": "y5", "domain": [0.408, 0.49], "showticklabels": false}, "xaxis6": {"anchor": "y6", "domain": [0.51, 0.592], "showticklabels": false}, "xaxis7": {"anchor": "y7", "domain": [0.612, 0.694], "showticklabels": false}, "xaxis8": {"anchor": "y8", "domain": [0.714, 0.796], "showticklabels": false}, "xaxis9": {"anchor": "y9", "domain": [0.816, 0.898], "showticklabels": false}, "yaxis": {"anchor": "x", "domain": [0, 1]}, "yaxis10": {"anchor": "x10", "domain": [0, 1], "matches": "y", "showticklabels": false}, "yaxis2": {"anchor": "x2", "domain": [0, 1], "matches": "y", "showticklabels": false}, "yaxis3": {"anchor": "x3", "domain": [0, 1], "matches": "y", "showticklabels": false}, "yaxis4": {"anchor": "x4", "domain": [0, 1], "matches": "y", "showticklabels": false}, "yaxis5": {"anchor": "x5", "domain": [0, 1], "matches": "y", "showticklabels": false}, "yaxis6": {"anchor": "x6", "domain": [0, 1], "matches": "y", "showticklabels": false}, "yaxis7": {"anchor": "x7", "domain": [0, 1], "matches": "y", "showticklabels": false}, "yaxis8": {"anchor": "x8", "domain": [0, 1], "matches": "y", "showticklabels": false}, "yaxis9": {"anchor": "x9", "domain": [0, 1], "matches": "y", "showticklabels": false}}}
